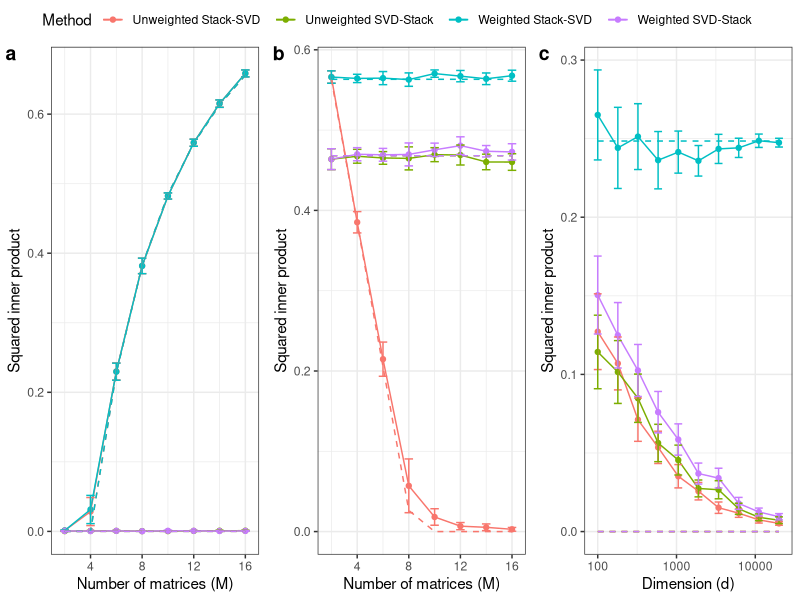

Reproduce this figure in R.

#Panel a

res <- read.csv("../data/fig3a_interesting_results.tsv", sep="\t")

library(tidyverse)

a <- 1.96

p <- ggplot(data=res, aes(x=M, y=mean, color=Method,
                          ymin = mean-a*std_err,
                          ymax=mean+a*std_err)) +
  geom_point() + geom_line() +
  geom_errorbar(width=0.66) +
  geom_line(aes(x=M, y=asymp_opt_power, color=Method), linetype="dashed") +
  theme_bw() +
  xlab("Number of matrices (M)") +
  ylab("Squared inner product")



# Panel b

res <- read.csv("../data/fig3b_interesting_results.tsv", sep="\t")

p2 <- ggplot(data=res, aes(x=M, y=mean, color=Method,
                           ymin = mean-a*std_err,
                           ymax=mean+a*std_err)) +
  geom_point() + geom_line() +
  geom_errorbar(width=0.66) +
  geom_line(aes(x=M, y=asymp_opt_power, color=Method), linetype="dashed") +
  theme_bw() +
  xlab("Number of matrices (M)") +
  ylab("Squared inner product")

res <- read.csv("../data/fig3c_interesting_results.tsv", sep="\t")




p3 <- ggplot(data=res, aes(x=d, y=mean, color=Method,
                           ymin = mean-a*std_err,
                           ymax=mean+a*std_err)) +
  geom_point() + geom_line() +
  geom_errorbar(width=0.1) +
  geom_line(aes(x=d, y=asymp_opt_power, color=Method), linetype="dashed") +
  theme_bw() +
  xlab("Dimension (d)") +
  ylab("Squared inner product") +
  scale_x_log10()



library(ggpubr)

p.full <- ggarrange(p, p2, p3, nrow=1, ncol=3, common.legend=TRUE,
                    labels=c("a", "b", "c"))


ggsave(p.full, filename="../plots/fig3_rversion.png",
       width=11.3, height=3.95)
